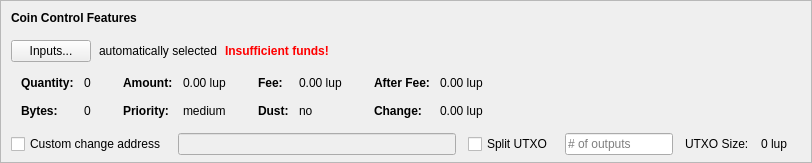
    <widget class="QFrame" name="frameCoinControl">
     <property name="sizePolicy">
      <sizepolicy hsizetype="Expanding" vsizetype="Expanding">
       <horstretch>0</horstretch>
       <verstretch>0</verstretch>
      </sizepolicy>
     </property>
     <property name="maximumSize">
      <size>
       <width>16777215</width>
       <height>16777215</height>
      </size>
     </property>
     <property name="frameShape">
      <enum>QFrame::StyledPanel</enum>
     </property>
     <property name="frameShadow">
      <enum>QFrame::Sunken</enum>
     </property>
     <layout class="QVBoxLayout" name="verticalLayoutCoinControl2">
      <property name="spacing">
       <number>0</number>
      </property>
      <property name="leftMargin">
       <number>0</number>
      </property>
      <property name="topMargin">
       <number>0</number>
      </property>
      <property name="rightMargin">
       <number>0</number>
      </property>
      <property name="bottomMargin">
       <number>6</number>
      </property>
      <item>
       <layout class="QVBoxLayout" name="verticalLayoutCoinControl" stretch="0,0,0,0,1">
        <property name="spacing">
         <number>0</number>
        </property>
        <property name="leftMargin">
         <number>10</number>
        </property>
        <property name="topMargin">
         <number>10</number>
        </property>
        <item>
         <layout class="QHBoxLayout" name="horizontalLayoutCoinControl1">
          <property name="bottomMargin">
           <number>15</number>
          </property>
          <item>
           <widget class="QLabel" name="labelCoinControlFeatures">
            <property name="sizePolicy">
             <sizepolicy hsizetype="Preferred" vsizetype="Maximum">
              <horstretch>0</horstretch>
              <verstretch>0</verstretch>
             </sizepolicy>
            </property>
            <property name="font">
             <font>
              <weight>75</weight>
              <bold>true</bold>
             </font>
            </property>
            <property name="styleSheet">
             <string notr="true">font-weight:bold;</string>
            </property>
            <property name="text">
             <string>Coin Control Features</string>
            </property>
           </widget>
          </item>
         </layout>
        </item>
        <item>
         <layout class="QHBoxLayout" name="horizontalLayoutCoinControl2" stretch="0,0,0,0">
          <property name="spacing">
           <number>8</number>
          </property>
          <property name="bottomMargin">
           <number>10</number>
          </property>
          <item>
           <widget class="QPushButton" name="pushButtonCoinControl">
            <property name="styleSheet">
             <string notr="true"/>
            </property>
            <property name="text">
             <string>Inputs...</string>
            </property>
            <property name="autoDefault">
             <bool>false</bool>
            </property>
           </widget>
          </item>
          <item>
           <widget class="QLabel" name="labelCoinControlAutomaticallySelected">
            <property name="text">
             <string>automatically selected</string>
            </property>
            <property name="margin">
             <number>5</number>
            </property>
           </widget>
          </item>
          <item>
           <widget class="QLabel" name="labelCoinControlInsuffFunds">
            <property name="font">
             <font>
              <weight>75</weight>
              <bold>true</bold>
             </font>
            </property>
            <property name="styleSheet">
             <string notr="true">color:red;font-weight:bold;</string>
            </property>
            <property name="text">
             <string>Insufficient funds!</string>
            </property>
            <property name="margin">
             <number>5</number>
            </property>
           </widget>
          </item>
          <item>
           <spacer name="horizontalSpacerCoinControl">
            <property name="orientation">
             <enum>Qt::Horizontal</enum>
            </property>
            <property name="sizeHint" stdset="0">
             <size>
              <width>40</width>
              <height>1</height>
             </size>
            </property>
           </spacer>
          </item>
         </layout>
        </item>
        <item>
         <widget class="QWidget" name="widgetCoinControl" native="true">
          <property name="sizePolicy">
           <sizepolicy hsizetype="Preferred" vsizetype="Preferred">
            <horstretch>0</horstretch>
            <verstretch>0</verstretch>
           </sizepolicy>
          </property>
          <property name="minimumSize">
           <size>
            <width>0</width>
            <height>0</height>
           </size>
          </property>
          <property name="styleSheet">
           <string notr="true"/>
          </property>
          <layout class="QHBoxLayout" name="horizontalLayoutCoinControl5">
           <property name="leftMargin">
            <number>0</number>
           </property>
           <property name="topMargin">
            <number>0</number>
           </property>
           <property name="rightMargin">
            <number>0</number>
           </property>
           <property name="bottomMargin">
            <number>0</number>
           </property>
           <item>
            <layout class="QHBoxLayout" name="horizontalLayoutCoinControl3" stretch="0,0,0,1">
             <property name="spacing">
              <number>20</number>
             </property>
             <property name="topMargin">
              <number>0</number>
             </property>
             <property name="bottomMargin">
              <number>10</number>
             </property>
             <item>
              <layout class="QFormLayout" name="formLayoutCoinControl1">
               <property name="horizontalSpacing">
                <number>10</number>
               </property>
               <property name="verticalSpacing">
                <number>14</number>
               </property>
               <property name="leftMargin">
                <number>10</number>
               </property>
               <property name="topMargin">
                <number>4</number>
               </property>
               <property name="rightMargin">
                <number>6</number>
               </property>
               <item row="0" column="0">
                <widget class="QLabel" name="labelCoinControlQuantityText">
                 <property name="font">
                  <font>
                   <weight>75</weight>
                   <bold>true</bold>
                  </font>
                 </property>
                 <property name="text">
                  <string>Quantity:</string>
                 </property>
                 <property name="margin">
                  <number>0</number>
                 </property>
                </widget>
               </item>
               <item row="0" column="1">
                <widget class="QLabel" name="labelCoinControlQuantity">
                 <property name="cursor">
                  <cursorShape>IBeamCursor</cursorShape>
                 </property>
                 <property name="contextMenuPolicy">
                  <enum>Qt::ActionsContextMenu</enum>
                 </property>
                 <property name="text">
                  <string notr="true">0</string>
                 </property>
                 <property name="margin">
                  <number>0</number>
                 </property>
                 <property name="textInteractionFlags">
                  <set>Qt::LinksAccessibleByMouse|Qt::TextSelectableByKeyboard|Qt::TextSelectableByMouse</set>
                 </property>
                </widget>
               </item>
               <item row="1" column="0">
                <widget class="QLabel" name="labelCoinControlBytesText">
                 <property name="font">
                  <font>
                   <weight>75</weight>
                   <bold>true</bold>
                  </font>
                 </property>
                 <property name="text">
                  <string>Bytes:</string>
                 </property>
                </widget>
               </item>
               <item row="1" column="1">
                <widget class="QLabel" name="labelCoinControlBytes">
                 <property name="cursor">
                  <cursorShape>IBeamCursor</cursorShape>
                 </property>
                 <property name="contextMenuPolicy">
                  <enum>Qt::ActionsContextMenu</enum>
                 </property>
                 <property name="text">
                  <string notr="true">0</string>
                 </property>
                 <property name="textInteractionFlags">
                  <set>Qt::LinksAccessibleByMouse|Qt::TextSelectableByKeyboard|Qt::TextSelectableByMouse</set>
                 </property>
                </widget>
               </item>
              </layout>
             </item>
             <item>
              <layout class="QFormLayout" name="formLayoutCoinControl2">
               <property name="horizontalSpacing">
                <number>10</number>
               </property>
               <property name="verticalSpacing">
                <number>14</number>
               </property>
               <property name="leftMargin">
                <number>6</number>
               </property>
               <property name="topMargin">
                <number>4</number>
               </property>
               <property name="rightMargin">
                <number>6</number>
               </property>
               <item row="0" column="0">
                <widget class="QLabel" name="labelCoinControlAmountText">
                 <property name="font">
                  <font>
                   <weight>75</weight>
                   <bold>true</bold>
                  </font>
                 </property>
                 <property name="text">
                  <string>Amount:</string>
                 </property>
                 <property name="margin">
                  <number>0</number>
                 </property>
                </widget>
               </item>
               <item row="0" column="1">
                <widget class="QLabel" name="labelCoinControlAmount">
                 <property name="cursor">
                  <cursorShape>IBeamCursor</cursorShape>
                 </property>
                 <property name="contextMenuPolicy">
                  <enum>Qt::ActionsContextMenu</enum>
                 </property>
                 <property name="text">
                  <string notr="true">0.00 lup</string>
                 </property>
                 <property name="textInteractionFlags">
                  <set>Qt::LinksAccessibleByMouse|Qt::TextSelectableByKeyboard|Qt::TextSelectableByMouse</set>
                 </property>
                </widget>
               </item>
               <item row="1" column="0">
                <widget class="QLabel" name="labelCoinControlPriorityText">
                 <property name="font">
                  <font>
                   <weight>75</weight>
                   <bold>true</bold>
                  </font>
                 </property>
                 <property name="text">
                  <string>Priority:</string>
                 </property>
                </widget>
               </item>
               <item row="1" column="1">
                <widget class="QLabel" name="labelCoinControlPriority">
                 <property name="cursor">
                  <cursorShape>IBeamCursor</cursorShape>
                 </property>
                 <property name="contextMenuPolicy">
                  <enum>Qt::ActionsContextMenu</enum>
                 </property>
                 <property name="text">
                  <string>medium</string>
                 </property>
                 <property name="textInteractionFlags">
                  <set>Qt::LinksAccessibleByMouse|Qt::TextSelectableByKeyboard|Qt::TextSelectableByMouse</set>
                 </property>
                </widget>
               </item>
              </layout>
             </item>
             <item>
              <layout class="QFormLayout" name="formLayoutCoinControl3">
               <property name="horizontalSpacing">
                <number>10</number>
               </property>
               <property name="verticalSpacing">
                <number>14</number>
               </property>
               <property name="leftMargin">
                <number>6</number>
               </property>
               <property name="topMargin">
                <number>4</number>
               </property>
               <property name="rightMargin">
                <number>6</number>
               </property>
               <item row="0" column="0">
                <widget class="QLabel" name="labelCoinControlFeeText">
                 <property name="font">
                  <font>
                   <weight>75</weight>
                   <bold>true</bold>
                  </font>
                 </property>
                 <property name="text">
                  <string>Fee:</string>
                 </property>
                 <property name="margin">
                  <number>0</number>
                 </property>
                </widget>
               </item>
               <item row="0" column="1">
                <widget class="QLabel" name="labelCoinControlFee">
                 <property name="cursor">
                  <cursorShape>IBeamCursor</cursorShape>
                 </property>
                 <property name="contextMenuPolicy">
                  <enum>Qt::ActionsContextMenu</enum>
                 </property>
                 <property name="text">
                  <string notr="true">0.00 lup</string>
                 </property>
                 <property name="textInteractionFlags">
                  <set>Qt::LinksAccessibleByMouse|Qt::TextSelectableByKeyboard|Qt::TextSelectableByMouse</set>
                 </property>
                </widget>
               </item>
               <item row="1" column="0">
                <widget class="QLabel" name="labelCoinControlLowOutputText">
                 <property name="font">
                  <font>
                   <weight>75</weight>
                   <bold>true</bold>
                  </font>
                 </property>
                 <property name="text">
                  <string>Dust:</string>
                 </property>
                </widget>
               </item>
               <item row="1" column="1">
                <widget class="QLabel" name="labelCoinControlLowOutput">
                 <property name="cursor">
                  <cursorShape>IBeamCursor</cursorShape>
                 </property>
                 <property name="contextMenuPolicy">
                  <enum>Qt::ActionsContextMenu</enum>
                 </property>
                 <property name="text">
                  <string>no</string>
                 </property>
                 <property name="textInteractionFlags">
                  <set>Qt::LinksAccessibleByMouse|Qt::TextSelectableByKeyboard|Qt::TextSelectableByMouse</set>
                 </property>
                </widget>
               </item>
              </layout>
             </item>
             <item>
              <layout class="QFormLayout" name="formLayoutCoinControl4">
               <property name="horizontalSpacing">
                <number>10</number>
               </property>
               <property name="verticalSpacing">
                <number>14</number>
               </property>
               <property name="leftMargin">
                <number>6</number>
               </property>
               <property name="topMargin">
                <number>4</number>
               </property>
               <property name="rightMargin">
                <number>6</number>
               </property>
               <item row="0" column="0">
                <widget class="QLabel" name="labelCoinControlAfterFeeText">
                 <property name="font">
                  <font>
                   <weight>75</weight>
                   <bold>true</bold>
                  </font>
                 </property>
                 <property name="text">
                  <string>After Fee:</string>
                 </property>
                 <property name="margin">
                  <number>0</number>
                 </property>
                </widget>
               </item>
               <item row="0" column="1">
                <widget class="QLabel" name="labelCoinControlAfterFee">
                 <property name="cursor">
                  <cursorShape>IBeamCursor</cursorShape>
                 </property>
                 <property name="contextMenuPolicy">
                  <enum>Qt::ActionsContextMenu</enum>
                 </property>
                 <property name="text">
                  <string notr="true">0.00 lup</string>
                 </property>
                 <property name="textInteractionFlags">
                  <set>Qt::LinksAccessibleByMouse|Qt::TextSelectableByKeyboard|Qt::TextSelectableByMouse</set>
                 </property>
                </widget>
               </item>
               <item row="1" column="0">
                <widget class="QLabel" name="labelCoinControlChangeText">
                 <property name="font">
                  <font>
                   <weight>75</weight>
                   <bold>true</bold>
                  </font>
                 </property>
                 <property name="text">
                  <string>Change:</string>
                 </property>
                </widget>
               </item>
               <item row="1" column="1">
                <widget class="QLabel" name="labelCoinControlChange">
                 <property name="cursor">
                  <cursorShape>IBeamCursor</cursorShape>
                 </property>
                 <property name="contextMenuPolicy">
                  <enum>Qt::ActionsContextMenu</enum>
                 </property>
                 <property name="text">
                  <string notr="true">0.00 lup</string>
                 </property>
                 <property name="textInteractionFlags">
                  <set>Qt::LinksAccessibleByMouse|Qt::TextSelectableByKeyboard|Qt::TextSelectableByMouse</set>
                 </property>
                </widget>
               </item>
              </layout>
             </item>
            </layout>
           </item>
          </layout>
         </widget>
        </item>
        <item>
         <layout class="QHBoxLayout" name="horizontalLayoutCoinControl4" stretch="0,0,0,0,0,0,0">
          <property name="spacing">
           <number>12</number>
          </property>
          <property name="sizeConstraint">
           <enum>QLayout::SetDefaultConstraint</enum>
          </property>
          <property name="topMargin">
           <number>5</number>
          </property>
          <property name="rightMargin">
           <number>5</number>
          </property>
          <item>
           <widget class="QCheckBox" name="checkBoxCoinControlChange">
            <property name="toolTip">
             <string>If this is activated, but the change address is empty or invalid, change will be sent to a newly generated address.</string>
            </property>
            <property name="text">
             <string>Custom change address</string>
            </property>
           </widget>
          </item>
          <item>
           <widget class="QValidatedLineEdit" name="lineEditCoinControlChange">
            <property name="enabled">
             <bool>false</bool>
            </property>
            <property name="sizePolicy">
             <sizepolicy hsizetype="Expanding" vsizetype="Fixed">
              <horstretch>0</horstretch>
              <verstretch>0</verstretch>
             </sizepolicy>
            </property>
           </widget>
          </item>
          <item>
           <widget class="QCheckBox" name="splitBlockCheckBox">
            <property name="text">
             <string>Split UTXO</string>
            </property>
           </widget>
          </item>
          <item>
           <widget class="QLineEdit" name="splitBlockLineEdit">
            <property name="sizePolicy">
             <sizepolicy hsizetype="Fixed" vsizetype="Fixed">
              <horstretch>50</horstretch>
              <verstretch>0</verstretch>
             </sizepolicy>
            </property>
            <property name="placeholderText">
             <string># of outputs</string>
            </property>
           </widget>
          </item>
          <item>
           <widget class="QLabel" name="labelBlockSizeText">
            <property name="text">
             <string>UTXO Size:</string>
            </property>
           </widget>
          </item>
          <item>
           <widget class="QLabel" name="labelBlockSize">
            <property name="text">
             <string>0 lup</string>
            </property>
           </widget>
          </item>
          <item>
           <widget class="QLabel" name="labelCoinControlChangeLabel">
            <property name="sizePolicy">
             <sizepolicy hsizetype="Preferred" vsizetype="Expanding">
              <horstretch>0</horstretch>
              <verstretch>0</verstretch>
             </sizepolicy>
            </property>
            <property name="minimumSize">
             <size>
              <width>0</width>
              <height>0</height>
             </size>
            </property>
            <property name="text">
             <string/>
            </property>
            <property name="margin">
             <number>3</number>
            </property>
           </widget>
          </item>
         </layout>
        </item>
        <item>
         <spacer name="verticalSpacerCoinControl">
          <property name="orientation">
           <enum>Qt::Vertical</enum>
          </property>
          <property name="sizeHint" stdset="0">
           <size>
            <width>800</width>
            <height>1</height>
           </size>
          </property>
         </spacer>
        </item>
       </layout>
      </item>
     </layout>
    </widget>
